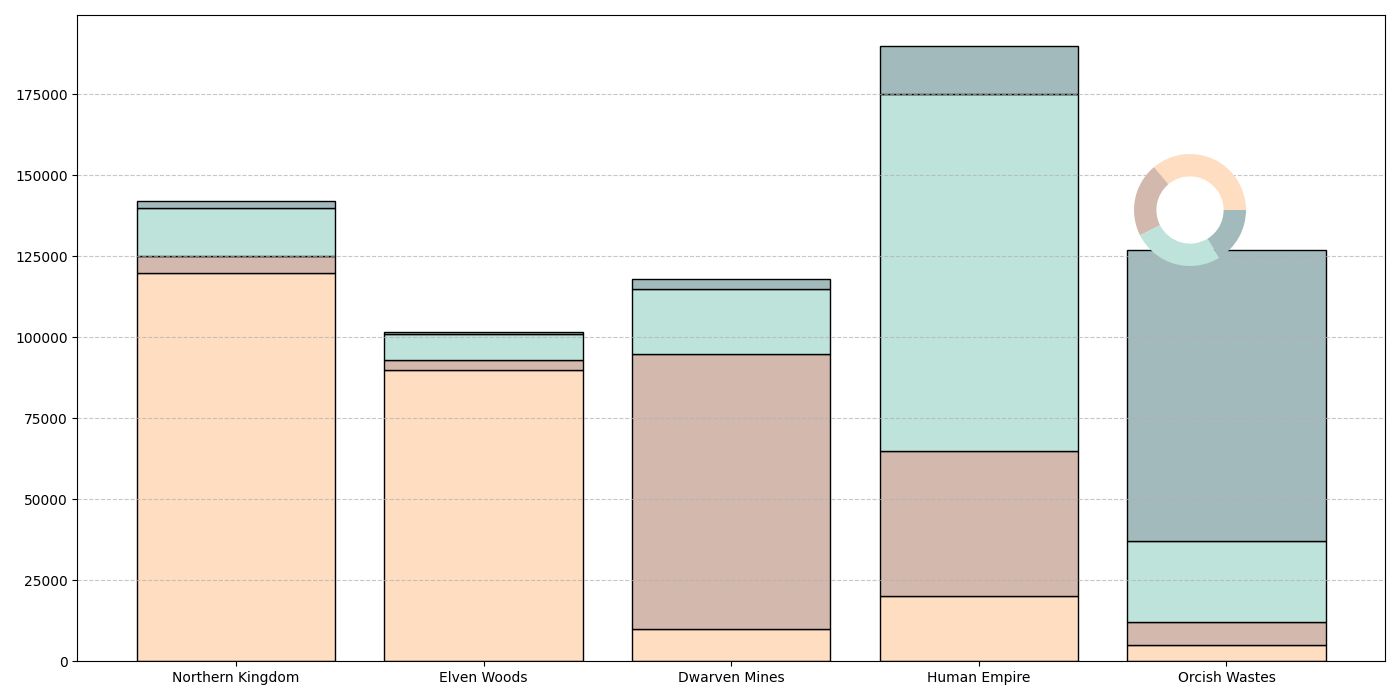

The Python source for this figure:
import matplotlib.pyplot as plt
import numpy as np

regions = ['Northern Kingdom', 'Elven Woods', 'Dwarven Mines', 'Human Empire', 'Orcish Wastes']
elves_population = [120000, 90000, 10000, 20000, 5000]
dwarves_population = [5000, 3000, 85000, 45000, 7000]
humans_population = [15000, 8000, 20000, 110000, 25000]
orcs_population = [2000, 500, 3000, 15000, 90000]

colors = ['#FFDDC1', '#D3B8AE', '#BEE3DB', '#A3BABC']

fig, ax = plt.subplots(figsize=(14, 7))

ax.bar(regions, elves_population, color=colors[0], edgecolor='black')
ax.bar(regions, dwarves_population, bottom=elves_population, color=colors[1], edgecolor='black')
ax.bar(regions, humans_population, bottom=np.array(elves_population) + np.array(dwarves_population), color=colors[2], edgecolor='black')
ax.bar(regions, orcs_population, bottom=np.array(elves_population) + np.array(dwarves_population) + np.array(humans_population), color=colors[3], edgecolor='black')

ax.yaxis.grid(True, linestyle='--', alpha=0.7)

# Create an inset donut chart
species = ['Elves', 'Dwarves', 'Humans', 'Orcs']
population_totals = [sum(elves_population), sum(dwarves_population), sum(humans_population), sum(orcs_population)]

inset_ax = fig.add_axes([0.75, 0.6, 0.2, 0.2], aspect=1)
inset_ax.pie(population_totals, colors=colors, wedgeprops=dict(width=0.4))

plt.tight_layout()
plt.show()
